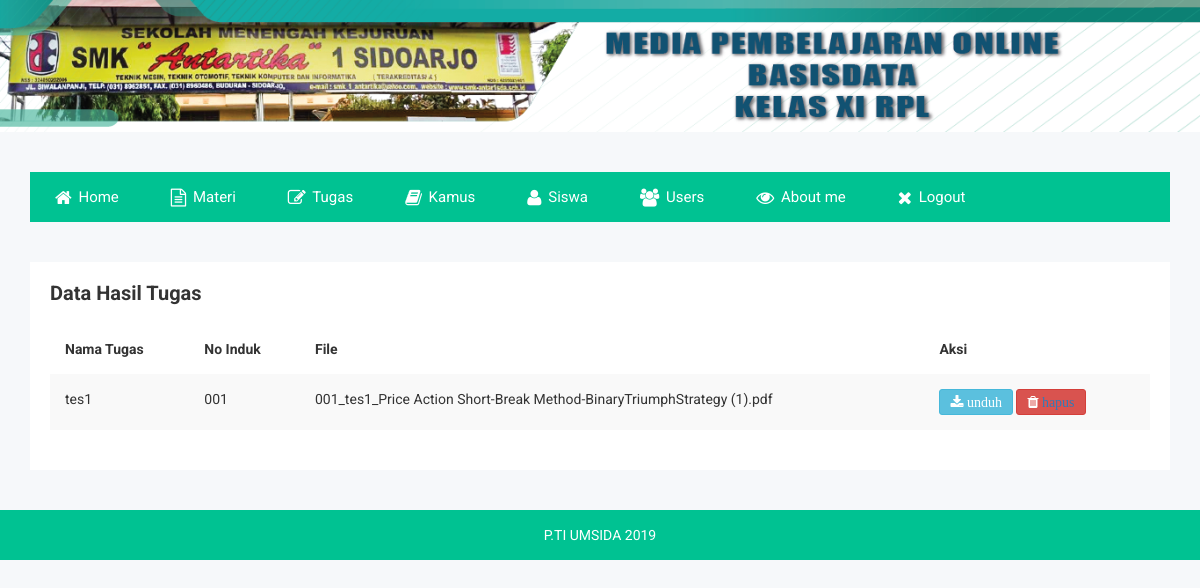
The page /hasilTugas.php (signed in) on the database as committed earlier.
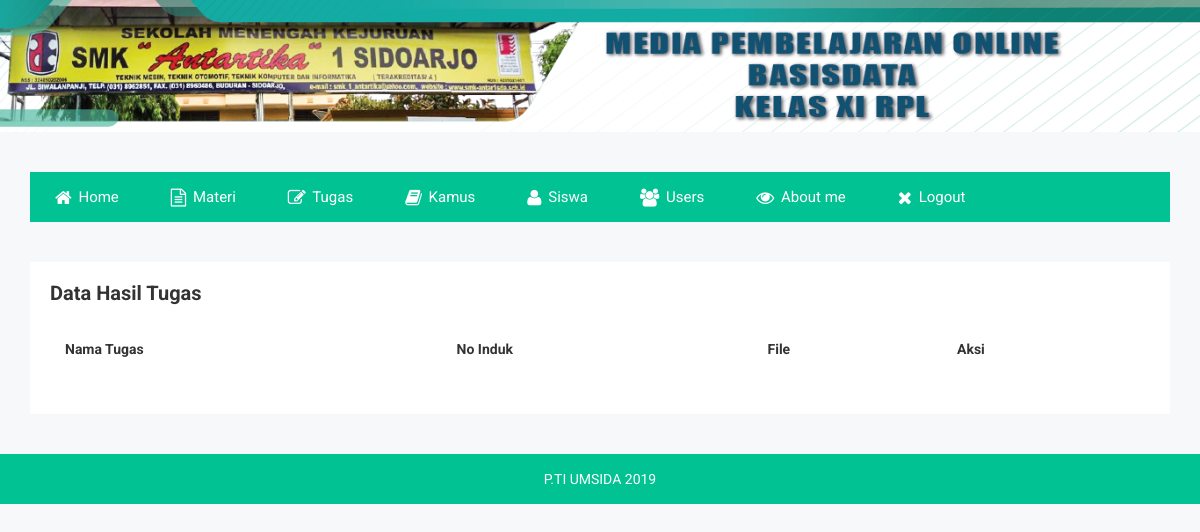
The same page on the database as committed later.
### tables this page shows
CREATE TABLE `tb_hasil` (
  `id_hasil` int(11) NOT NULL AUTO_INCREMENT,
  `nama_hasil` varchar(100) DEFAULT NULL,
  `no_induk` varchar(5) DEFAULT NULL,
  `file_hasil` varchar(100) DEFAULT NULL,
  PRIMARY KEY (`id_hasil`)
);

### hasilTugas.php (the view, shortened to what this page needs)
<!doctype html>
<html class="no-js" lang="">
<head>
    <link rel="stylesheet" href="css/bootstrap.min.css">
    <link rel="stylesheet" href="css/font-awesome.min.css">
    <link rel="stylesheet" href="css/owl.carousel.css">
    <link rel="stylesheet" href="css/owl.theme.css">
    <link rel="stylesheet" href="css/owl.transitions.css">
    <link rel="stylesheet" href="css/meanmenu/meanmenu.min.css">
    <link rel="stylesheet" href="css/animate.css">
    <link rel="stylesheet" href="css/normalize.css">
    <link rel="stylesheet" href="css/scrollbar/jquery.mCustomScrollbar.min.css">
    <link rel="stylesheet" href="css/jvectormap/jquery-jvectormap-2.0.3.css">
    <link rel="stylesheet" href="css/notika-custom-icon.css">
    <link rel="stylesheet" href="css/wave/waves.min.css">
    <link rel="stylesheet" href="css/main.css">
    <link rel="stylesheet" href="style.css">
    <link rel="stylesheet" href="css/responsive.css">
    <link rel="stylesheet" href="css/jquery.dataTables.min.css">
</head>
<body>
    <?php
    if ($_SESSION['level']=="admin")
    {
        include("headerAdmin.php");
    }
    elseif ($_SESSION['level']=="guru")
    {
        include("headerGuru.php");
    }
    ?>
    <?php
    include_once "config.php";
    $result = mysqli_query($conn, "SELECT * FROM tb_hasil ORDER BY id_hasil ASC");
    ?>
    <div class="data-table-area">
        <div class="container">
            <div class="row">
                <div class="col-lg-12 col-md-12 col-sm-12 col-xs-12">
                    <div class="data-table-list">
                        <div class="basic-tb-hd">
                            <h2>Data Hasil Tugas</h2>
                        </div>
                        <div class="table-responsive">
                            <table id="data-table-basic" class="table table-striped">
                                <thead>
                                    <tr>
                                        <th>Nama Tugas</th>
                                        <th>No Induk</th>
                                        <th>File</th>
                                        <th>Aksi</th>
                                    </tr>
                                </thead>
                                <tbody>
                                   <?php
                                    while($data = mysqli_fetch_array($result)) {
                                        echo"<tr>";
                                        echo "<td>" .$data['nama_hasil']. "</td>";
                                        echo "<td>".$data['no_induk']."</td>";
                                        echo "<td>".$data['file_hasil']."</td>";
                                        echo "<td><a href='detailHasilTugas.php?id=$data[id_hasil]'><button title='download' class='btn btn-info btn-sm fa fa-download'> unduh </button>
                                        <button title='hapus' class='btn btn-danger btn-sm fa fa-trash'><a href='deleteHasilTugas.php?id=$data[id_hasil]'> hapus </button></td>";
                                        echo"</tr>";
                                    }
                                    ?>
                            </table>
                        </div>
                    </div>
                </div>
            </div>
        </div>
    </div>
    <div class="footer-copyright-area">
        <div class="container">
            <div class="row">
                <div class="col-lg-12 col-md-12 col-sm-12 col-xs-12">
                    <div class="footer-copy-right">
                        <p>P.TI UMSIDA 2019</p>
                    </div>
                </div>
            </div>
        </div>
    </div>
</body>
</html>

Rows that differ between the two databases and show on the page:
removed tb_hasil: nama_hasil "tes1", no_induk "001", file_hasil "001_tes1_Price Action Short-Break Method-BinaryTriumphStrategy (1).pdf"
